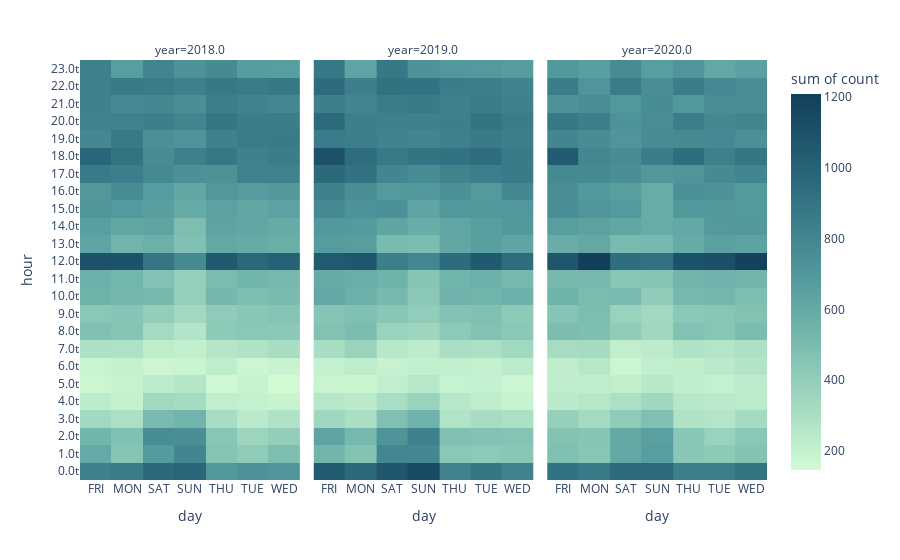

The code cell stored with this chart in its notebook:
### Code cell
fig = px.density_heatmap(all_crime_day, x='day', y='hour',z='count', facet_col='year',nbinsy=24, color_continuous_scale='Darkmint',height=600);
fig.update_layout(yaxis_nticks=24);
fig.show();

### Figure 1 — Plotly figure (JSON) as saved in the notebook; plotly's stock layout.template omitted (floating-point values rounded to 4 significant figures; data arrays with more than 128 entries replaced by an {"elided": "..."} marker saying what was removed)
{"data": [{"coloraxis": "coloraxis", "histfunc": "sum", "hovertemplate": "year=2018.0<br>day=%{x}<br>hour=%{y}<br>sum of count=%{z}<extra></extra>", "name": "", "nbinsy": 24, "type": "histogram2d", "x": {"elided": "168 str values"}, "xaxis": "x", "xbingroup": "x", "y": {"elided": "168 str values"}, "yaxis": "y", "ybingroup": "y", "z": {"elided": "168 int values"}}, {"coloraxis": "coloraxis", "histfunc": "sum", "hovertemplate": "year=2019.0<br>day=%{x}<br>hour=%{y}<br>sum of count=%{z}<extra></extra>", "name": "", "nbinsy": 24, "type": "histogram2d", "x": {"elided": "168 str values"}, "xaxis": "x2", "xbingroup": "x", "y": {"elided": "168 str values"}, "yaxis": "y2", "ybingroup": "y", "z": {"elided": "168 int values"}}, {"coloraxis": "coloraxis", "histfunc": "sum", "hovertemplate": "year=2020.0<br>day=%{x}<br>hour=%{y}<br>sum of count=%{z}<extra></extra>", "name": "", "nbinsy": 24, "type": "histogram2d", "x": {"elided": "168 str values"}, "xaxis": "x3", "xbingroup": "x", "y": {"elided": "168 str values"}, "yaxis": "y3", "ybingroup": "y", "z": {"elided": "168 int values"}}], "layout": {"annotations": [{"font": {}, "showarrow": false, "text": "year=2018.0", "x": 0.16, "xanchor": "center", "xref": "paper", "y": 1, "yanchor": "bottom", "yref": "paper"}, {"font": {}, "showarrow": false, "text": "year=2019.0", "x": 0.5, "xanchor": "center", "xref": "paper", "y": 1, "yanchor": "bottom", "yref": "paper"}, {"font": {}, "showarrow": false, "text": "year=2020.0", "x": 0.84, "xanchor": "center", "xref": "paper", "y": 1, "yanchor": "bottom", "yref": "paper"}], "autosize": true, "coloraxis": {"colorbar": {"title": {"text": "sum of count"}}, "colorscale": [[0, "rgb(210, 251, 212)"], [0.1667, "rgb(165, 219, 194)"], [0.3333, "rgb(123, 188, 176)"], [0.5, "rgb(85, 156, 158)"], [0.6667, "rgb(58, 124, 137)"], [0.8333, "rgb(35, 93, 114)"], [1, "rgb(18, 63, 90)"]]}, "legend": {"tracegroupgap": 0}, "margin": {"t": 60}, "xaxis": {"anchor": "y", "autorange": true, "domain": [0, 0.32], "range": [-0.5, 6.5], "title": {"text": "day"}, "type": "category"}, "xaxis2": {"anchor": "y2", "autorange": true, "domain": [0.34, 0.66], "matches": "x", "range": [-0.5, 6.5], "title": {"text": "day"}, "type": "category"}, "xaxis3": {"anchor": "y3", "autorange": true, "domain": [0.68, 1.0], "matches": "x", "range": [-0.5, 6.5], "title": {"text": "day"}, "type": "category"}, "yaxis": {"anchor": "x", "autorange": true, "domain": [0, 1], "nticks": 24, "range": [-0.5, 23.5], "title": {"text": "hour"}, "type": "category"}, "yaxis2": {"anchor": "x2", "autorange": true, "domain": [0, 1], "matches": "y", "range": [-0.5, 23.5], "showticklabels": false, "type": "category"}, "yaxis3": {"anchor": "x3", "autorange": true, "domain": [0, 1], "matches": "y", "range": [-0.5, 23.5], "showticklabels": false, "type": "category"}}}
